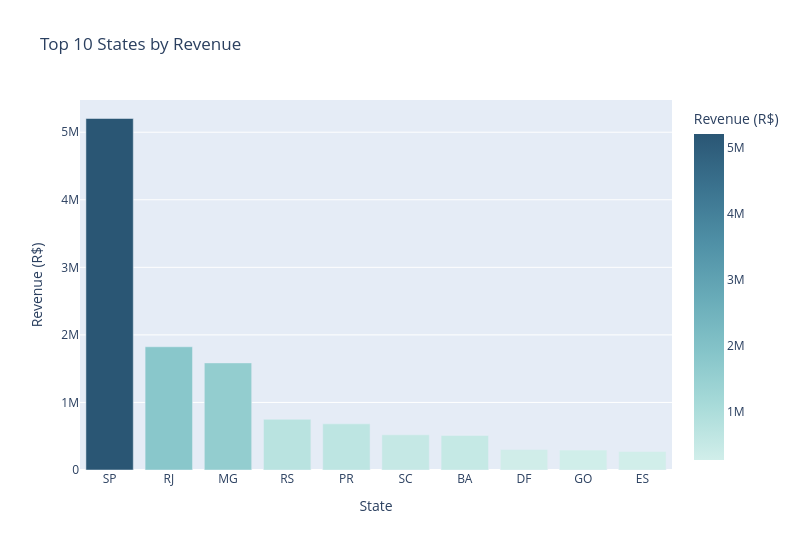

Here is the notebook cell this chart was saved with:
### Code cell
#---- 3. TOP 10 STATES BY REVENUE ----
state_revenue = (
    df.groupby("customer_state")["price"]
    .sum()
    .sort_values(ascending=False)
    .head(10)
    .reset_index()
)

fig3 = px.bar(
    state_revenue,
    x="customer_state",
    y="price",
    title="Top 10 States by Revenue",
    labels={"customer_state": "State", "price": "Revenue (R$)"},
    color="price",
    color_continuous_scale="Teal",
)
fig3.update_layout(width = 800, height = 550)
fig3.show()

### Figure 1 — Plotly figure (JSON) as saved in the notebook; plotly's stock layout.template omitted (floating-point values rounded to 4 significant figures)
{"data": [{"hovertemplate": "State=%{x}<br>Revenue (R$)=%{marker.color}<extra></extra>", "legendgroup": "", "marker": {"color": [5203000.0, 1824000.0, 1585000.0, 750300.0, 683100.0, 520600.0, 511300.0, 302600.0, 294600.0, 275000.0], "coloraxis": "coloraxis", "pattern": {"shape": ""}}, "name": "", "orientation": "v", "showlegend": false, "textposition": "auto", "type": "bar", "x": ["SP", "RJ", "MG", "RS", "PR", "SC", "BA", "DF", "GO", "ES"], "xaxis": "x", "y": [5203000.0, 1824000.0, 1585000.0, 750300.0, 683100.0, 520600.0, 511300.0, 302600.0, 294600.0, 275000.0], "yaxis": "y"}], "layout": {"barmode": "relative", "coloraxis": {"colorbar": {"title": {"text": "Revenue (R$)"}}, "colorscale": [[0, "rgb(209, 238, 234)"], [0.1667, "rgb(168, 219, 217)"], [0.3333, "rgb(133, 196, 201)"], [0.5, "rgb(104, 171, 184)"], [0.6667, "rgb(79, 144, 166)"], [0.8333, "rgb(59, 115, 143)"], [1, "rgb(42, 86, 116)"]]}, "height": 550, "legend": {"tracegroupgap": 0}, "title": {"text": "Top 10 States by Revenue"}, "width": 800, "xaxis": {"anchor": "y", "domain": [0, 1], "title": {"text": "State"}}, "yaxis": {"anchor": "x", "domain": [0, 1], "title": {"text": "Revenue (R$)"}}}}
